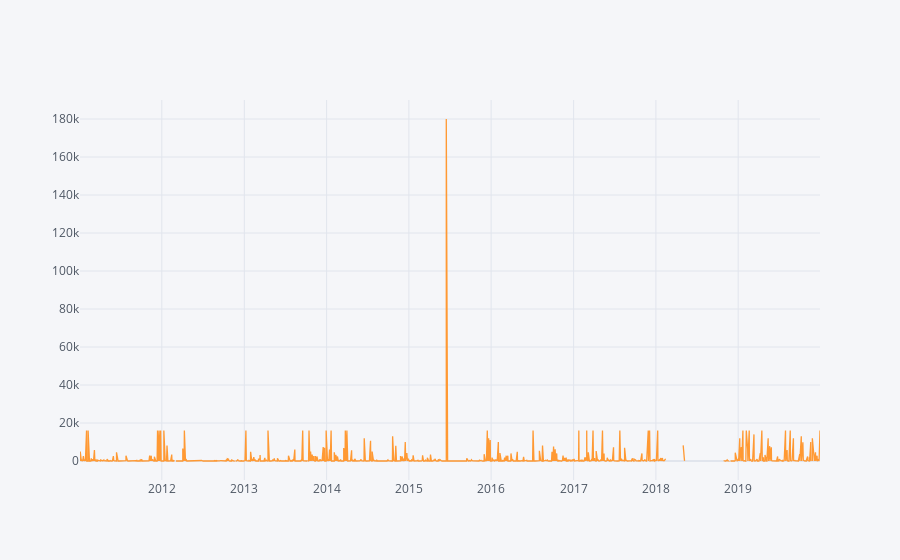

Source (notebook cell):
### Code cell
sd_wq[(sd_wq['parameter']=='TOTAL') & (sd_wq['station']=='S0')|(sd_wq['station']=='D7')].iplot(kind='scatter',x='date',y='value')

### Figure 1 — Plotly figure (JSON) as saved in the notebook; plotly's stock layout.template omitted (floating-point values rounded to 4 significant figures; data arrays with more than 128 entries replaced by an {"elided": "..."} marker saying what was removed)
{"data": [{"line": {"color": "rgba(255, 153, 51, 1.0)", "dash": "solid", "shape": "linear", "width": 1.3}, "mode": "lines", "name": "value", "text": "", "type": "scatter", "x": {"elided": "2076 str values"}, "y": {"elided": "2076 mixed values"}}], "layout": {"legend": {"bgcolor": "#F5F6F9", "font": {"color": "#4D5663"}}, "paper_bgcolor": "#F5F6F9", "plot_bgcolor": "#F5F6F9", "title": {"font": {"color": "#4D5663"}}, "xaxis": {"gridcolor": "#E1E5ED", "showgrid": true, "tickfont": {"color": "#4D5663"}, "title": {"font": {"color": "#4D5663"}, "text": ""}, "zerolinecolor": "#E1E5ED"}, "yaxis": {"gridcolor": "#E1E5ED", "showgrid": true, "tickfont": {"color": "#4D5663"}, "title": {"font": {"color": "#4D5663"}, "text": ""}, "zerolinecolor": "#E1E5ED"}}}
